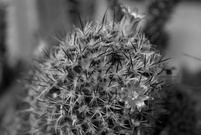
#> input picture 6.Aufgabe/cactus.jpg, 201 x 135 px, shrunk from 600 x 403 before the run
$ jupyter execute Aufgabe6.ipynb
#> lines starting #> are read from the running program, lines starting #| are printed output that depends on the picture
# Aufgabe-6 | Morphologische Filter

#### Ahmed Adnan - Eugen Erb - Nicolas Huhle

## Morphological Operations
<b>Goal:</b> Modify shapes in images using filters (structuring elements).

### Main operations:

    Erosion: Shrinks bright (white) areas → removes noise, separates objects.
    Dilation: Expands bright areas → fills gaps, connects regions.

### Works on grayscale images by sliding a filter (e.g. 3x3 matrix) over the image:
    Grayscale Erosion: pixel = minimum of (image region - filter)
    Grayscale Dilation: pixel = maximum of (image region + filter)

### Structuring element: defines the shape and size of the filter window (e.g. square, cross).

#### Useful for:
    Removing small artifacts
    Smoothing object boundaries
    Preparing images for object detection

### e.g of Binary Dilation
The structuring element is "grown" over the image.

Source: Abbildung 10.8

### e.g of Binary Erosion
The image is “shrunk” where the structuring element fully fits inside foreground pixels.

Source: Abbildung 10.9

## Preview Input Images

Before starting with morphological filtering, let's load and display the grayscale images we'll be working with:
- `cactus.jpg`
- `dots.jpg`
- `edge.jpg`
- `fhorn.jpg`

[cell 1]
import matplotlib.pyplot as plt
from PIL import Image
import numpy as np
from scipy.ndimage import grey_erosion, grey_dilation

cactus = np.array(Image.open("cactus.jpg").convert("L"))# convert("L") converts to grayscale from PIL lib
#> cactus is the input picture: shape (135, 201); min 0, max 244, mean 91.5
dots = np.array(Image.open("dots.jpg").convert("L"))
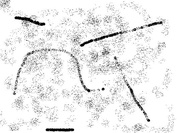
#> input picture 6.Aufgabe/dots.jpg, 177 x 133 px, shrunk from 529 x 398 before the run
#> dots is the input picture: shape (133, 177); min 0, max 255, mean 236
edge = np.array(Image.open("edge.jpg").convert("L"))
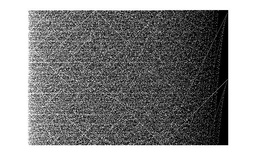
#> input picture 6.Aufgabe/edge.jpg, 256 x 164 px, shrunk from 765 x 489 before the run
fhorn = np.array(Image.open("fhorn.jpg").convert("L"))
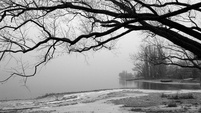
#> input picture 6.Aufgabe/fhorn.jpg, 201 x 113 px, shrunk from 600 x 338 before the run
#> fhorn is the input picture: shape (113, 201); min 0, max 255, mean 141.3
galaxy = np.array(Image.open("GALAXY.png").convert("L"))
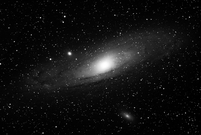
#> input picture 6.Aufgabe/GALAXY.png, 201 x 135 px, shrunk from 602 x 404 before the run
#> galaxy is the input picture: shape (135, 201); min 0, max 255, mean 17.3


fig, axes = plt.subplots(1, 5, figsize=(16, 5))
images = [cactus, dots, edge, fhorn, galaxy]
titles = ["Cactus", "Dots", "Edge", "FHorn", "Galaxy"]

for ax, img, title in zip(axes, images, titles):
    ax.imshow(img, cmap="gray")
    ax.set_title(title)
#> this loop made 5 passes
#> title on passes 1 to 5: 'Cactus', 'Dots', 'Edge', 'FHorn', 'Galaxy'

plt.tight_layout()
plt.show()

#### Before implementing anything, lets handle the edges correctly:

[cell 2]
def pad_image(img, filter_shape):
    """Pad the image with edge values based on filter size."""
    pad_y = filter_shape[0] // 2
    pad_x = filter_shape[1] // 2
    return np.pad(img, ((pad_y, pad_y), (pad_x, pad_x)), mode='edge')

## Define Morphological Operation Functions

We define the basic function interfaces for the morphological operations:
- `erode()`: shrinks bright regions in an image.
- `dilate()`: expands bright regions in an image.

Each function takes:
- `in_image`: Grayscale input image (2D NumPy array)
- `filter`: Structuring element (2D NumPy array)
- `iter_num`: Number of times to apply the operation

[cell 3]
def erode(in_image: np.ndarray, filter: np.ndarray, iter_num: int) -> np.ndarray:
    """
    Apply manual grayscale erosion.

    Grayscale erosion works by sliding a filter (structuring element) across the image
    and replacing each pixel with the minimum of (image region - filter).
    This has the effect of shrinking bright areas and removing small bright noise.

    Parameters:
        in_image (np.ndarray): Input grayscale image.
        filter (np.ndarray): Structuring element (2D).
        iter_num (int): Number of erosion iterations.

    Returns:
        np.ndarray: Eroded image.
    """
#> called with filter = array of shape (3, 3), iter_num = 1
    out_image = in_image.copy()
    filter_h, filter_w = filter.shape

    for _ in range(iter_num):
        # Pad the image to handle borders
        padded = pad_image(out_image, filter.shape)
        result = np.zeros_like(out_image)

        # Apply erosion to every pixel
        for y in range(out_image.shape[0]):
            for x in range(out_image.shape[1]):
                # Extract local region
                region = padded[y:y+filter_h, x:x+filter_w]
                # Compute minimum of (region - filter)
                #result[y, x] = np.min(region - filter)
                masked = region[filter == 1]
                result[y, x] = np.min(masked)

        out_image = result

    return out_image

[cell 4]
def dilate(in_image: np.ndarray, filter: np.ndarray, iter_num: int) -> np.ndarray:
    """
    Apply manual grayscale dilation.

    Grayscale dilation works by sliding a filter (structuring element) across the image
    and replacing each pixel with the maximum of (image region + filter).
    This expands bright regions and fills small dark holes.

    Parameters:
        in_image (np.ndarray): Input grayscale image.
        filter (np.ndarray): Structuring element (2D).
        iter_num (int): Number of dilation iterations.

    Returns:
        np.ndarray: Dilated image.
    """
#> called with filter = array of shape (3, 3), iter_num = 1
    out_image = in_image.copy()
    filter_h, filter_w = filter.shape

    for _ in range(iter_num):
        # Pad the image to handle borders
        padded = pad_image(out_image, filter.shape)
        result = np.zeros_like(out_image)

        # Apply dilation to every pixel
        for y in range(out_image.shape[0]):
            for x in range(out_image.shape[1]):
                # Extract local region
                #region = padded[y:y+filter_h, x:x+filter_w]
                # Compute maximum of (region + filter)
                #result[y, x] = np.max(region + filter)
                region = padded[y:y+filter_h, x:x+filter_w]
                masked = region[filter == 1]
                result[y, x] = np.max(masked)


        out_image = result

    return out_image

##  Test Morphological Operations with Images

We now test our  `erode()` and `dilate()` functions using the input images.
- Use a simple 3×3 structuring element (all ones)
- Apply both operations with different iteration counts
- Display the results to see the effects of erosion and dilation visually

[cell 5]
structuring_element = np.array([
    [1, 1, 1],
    [1, 1, 1],
    [1, 1, 1]
], dtype=np.uint8)

[cell 6]
input_img = dots

# erosion and dilation with 1 iteration
eroded_1 = erode(input_img, structuring_element, iter_num=1)
dilated_1 = dilate(input_img, structuring_element, iter_num=1)

# 3 iterations
eroded_3 = erode(input_img, structuring_element, iter_num=3)
#> call 2 of erode, with filter = array of shape (3, 3), iter_num = 3
#> after the loop in erode (call 2), `for _ in range(iter_num):`:
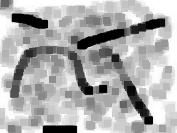
#> out_image: shape (133, 177); min 0, max 255, mean 173.9
dilated_3 = dilate(input_img, structuring_element, iter_num=3)

# Display results side by side
fig, axes = plt.subplots(2, 3, figsize=(15, 8))
titles = [
    "Original", "Eroded (1x)", "Eroded (3x)",
    "Original", "Dilated (1x)", "Dilated (3x)"
]
images = [input_img, eroded_1, eroded_3,
          input_img, dilated_1, dilated_3]

for ax, img, title in zip(axes.ravel(), images, titles):
    ax.imshow(img, cmap='gray')
    ax.set_title(title)
#> this loop made 6 passes
#> title on passes 1 to 6: 'Original', 'Eroded (1x)', 'Eroded (3x)', 'Original', 'Dilated (1x)', 'Dilated (3x)'

plt.tight_layout()
plt.show()

[cell 7]
input_img2 = edge

# erosion and dilation with 1 iteration
eroded_1 = erode(input_img2, structuring_element, iter_num=1)
dilated_1 = dilate(input_img2, structuring_element, iter_num=1)

# 3 iterations
eroded_3 = erode(input_img2, structuring_element, iter_num=3)
#> call 4 of erode, with filter = array of shape (3, 3), iter_num = 3
#> after the loop in erode (call 4), `for _ in range(iter_num):`:
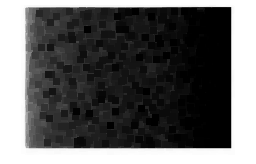
#> out_image: shape (164, 256); min 0, max 255, mean 96.4
dilated_3 = dilate(input_img2, structuring_element, iter_num=3)
#> call 4 of dilate, with filter = array of shape (3, 3), iter_num = 3
#> after the loop in dilate (call 4), `for _ in range(iter_num):`:
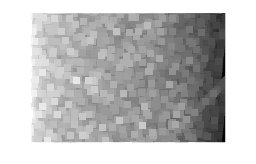
#> out_image: shape (164, 256); min 2, max 255, mean 192.5

# Display results side by side
fig, axes = plt.subplots(2, 3, figsize=(15, 8))
titles = [
    "Original", "Eroded (1x)", "Eroded (3x)",
    "Original", "Dilated (1x)", "Dilated (3x)"
]
images = [input_img2, eroded_1, eroded_3,
          input_img2, dilated_1, dilated_3]

for ax, img, title in zip(axes.ravel(), images, titles):
    ax.imshow(img, cmap='gray')
    ax.set_title(title)

plt.tight_layout()
plt.show()

## Experiment with Different Structuring Elements

In this step, we'll test how different structuring elements (shapes and sizes) influence the result of erosion and dilation.

We'll try:
- Square (3×3)
- Cross (3×3)
- Horizontal line (1×5)
- Vertical line (5×1)

And visualize how they affect the structure of the image differently.

[cell 8]
square_3x3 = np.array([
    [1, 1, 1],
    [1, 1, 1],
    [1, 1, 1]
], dtype=np.uint8)

cross_3x3 = np.array([
    [0, 1, 0],
    [1, 1, 1],
    [0, 1, 0]
], dtype=np.uint8)

horizontal_1x5 = np.array([
    [1, 1, 1, 1, 1]
], dtype=np.uint8)

vertical_5x1 = np.array([
    [1],
    [1],
    [1],
    [1],
    [1]
], dtype=np.uint8)

[cell 9]
input_img = cactus # or cactus, edge, fhorn

filters = [square_3x3, cross_3x3, horizontal_1x5, vertical_5x1]
titles = ["Square 3x3", "Cross 3x3", "Horizontal 1x5", "Vertical 5x1"]

fig, axes = plt.subplots(2, 4, figsize=(16, 8))

# Apply and display erosion
for i, f in enumerate(filters):
    result = erode(input_img, f, iter_num=1)
    axes[0, i].imshow(result, cmap="gray")
    axes[0, i].set_title(f"Erosion - {titles[i]}")

# Apply and display dilation
for i, f in enumerate(filters):
    result = dilate(input_img, f, iter_num=1)
    axes[1, i].imshow(result, cmap="gray")
    axes[1, i].set_title(f"Dilation - {titles[i]}")

plt.tight_layout()
plt.show()
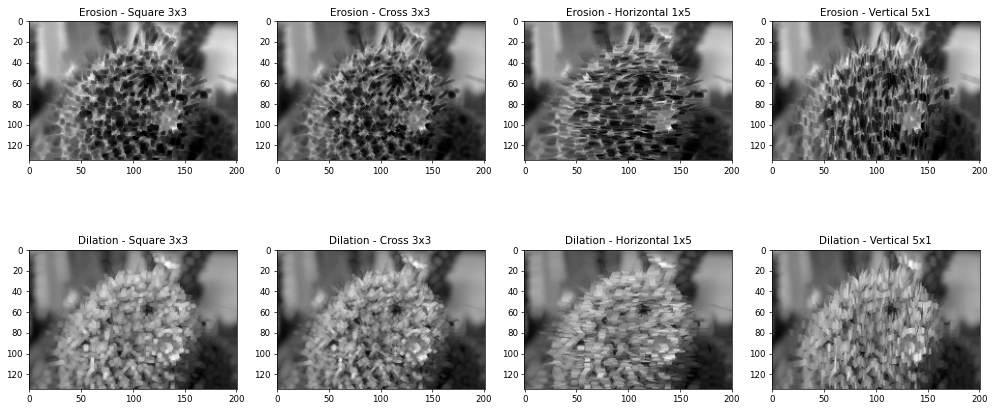
#> figure drawn by matplotlib, 8 panels

Let's try two more structuring elements:
- **Diagonal**: useful for detecting/altering diagonal features.
- **Disk** (approximated in square grid): commonly used in smoothing or blob detection.

[cell 10]
# Diagonal filter (main diagonal)
diagonal = np.array([
    [1, 0, 0],
    [0, 1, 0],
    [0, 0, 1]
], dtype=np.uint8)

# Disk-shaped filter (approximation in 5x5 grid)
disk_5x5 = np.array([
    [0, 0, 1, 0, 0],
    [0, 1, 1, 1, 0],
    [1, 1, 1, 1, 1],
    [0, 1, 1, 1, 0],
    [0, 0, 1, 0, 0]
], dtype=np.uint8)

[cell 11]
filters = [diagonal, disk_5x5]
titles = ["Diagonal", "Disk (5x5 approx)"]

fig, axes = plt.subplots(2, 2, figsize=(10, 8))

# Erosion results
for i, f in enumerate(filters):
    result = erode(input_img, f, iter_num=1)
    axes[0, i].imshow(result, cmap="gray")
    axes[0, i].set_title(f"Erosion - {titles[i]}")
    axes[0, i].axis("off")

# Dilation results
for i, f in enumerate(filters):
    result = dilate(input_img, f, iter_num=1)
    axes[1, i].imshow(result, cmap="gray")
    axes[1, i].set_title(f"Dilation - {titles[i]}")
    axes[1, i].axis("off")

plt.tight_layout()
plt.show()

## Interpretation

Observations:

#### Erosion:
- Shrinks bright areas (white).
- Removes small white dots.
- Sensitive to shape: vertical filters remove horizontal features, and vice versa.

#### Dilation:
- Expands bright areas.
- Fills small gaps or holes.
- Can **connect nearby components** (bridging effect).

### Influence of Structuring Element Shape:
| Shape      | Effect on Image                     |
|------------|--------------------------------------|
| Square     | Uniform shrinking/growing in all directions. |
| Cross      | Less aggressive at corners.          |
| Horizontal | Emphasizes horizontal structures.    |
| Vertical   | Emphasizes vertical structures.      |
| Diagonal   | Tracks diagonal features.            |
| Disk       | Smooth, rounded effect on blobs.     |

### Effect of Iterations:
- Repeating the operation amplifies the result.
- E.g., 3× erosion → smaller objects may disappear.
- 3× dilation → stronger connections or merges.

## Extras – Opening and Closing

Morphological operations can be combined:

### opening = Erosion → Dilation
- **Purpose**: Remove small bright noise while keeping overall shapes.
- Use case: Clean noisy binary/grayscale blobs.

[cell 12]
def opening(in_image: np.ndarray, filter: np.ndarray, iter_num: int = 1) -> np.ndarray:
    """
    Apply morphological opening (erosion followed by dilation).
    """
    eroded = erode(in_image, filter, iter_num)
    opened = dilate(eroded, filter, iter_num)
    return opened

### Closing = Dilation → Erosion
- **Purpose**: Fill small dark holes or gaps in objects.
- Use case: Seal gaps and connect structures.

[cell 13]
def closing(in_image: np.ndarray, filter: np.ndarray, iter_num: int = 1) -> np.ndarray:
    """
    Apply morphological closing (dilation followed by erosion).
    """
    dilated = dilate(in_image, filter, iter_num)
    closed = erode(dilated, filter, iter_num)
#> the loop in erode (call 12), `for _ in range(iter_num):` made 1 pass
#> pass 1, in erode (call 12), `padded = pad_image(out_image, filter.shape)`:
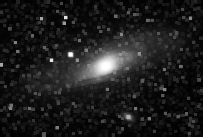
#> padded: shape (137, 203); min 0, max 255, mean 28.8
    return closed

[cell 14]
test_img = galaxy
selem = np.array([
    [1, 1, 1],
    [1, 1, 1],
    [1, 1, 1]
], dtype=np.uint8)

opened = opening(test_img, selem, iter_num=1)
closed = closing(test_img, selem, iter_num=1)

fig, axes = plt.subplots(1, 3, figsize=(15, 5))
titles = ["Original", "Opening", "Closing"]
images = [test_img, opened, closed]

for ax, img, title in zip(axes, images, titles):
    ax.imshow(img, cmap="gray")
    ax.set_title(title)
#> this loop made 3 passes

plt.tight_layout()
plt.show()

## Extras – Visual Effects with Morphological Operations

1. **Morphological Gradient**: Highlights edges by subtracting erosion from dilation.
2. **Top-Hat Transformation**: Enhances small bright objects.
3. **Black-Hat Transformation**: Enhances small dark gaps or shadows.

[cell 15]
input_img = galaxy  #  cactus, edge, fhorn dots..

structuring_element = np.array([
    [1, 1, 1],
    [1, 1, 1],
    [1, 1, 1]
], dtype=np.uint8)

morph_gradient = dilate(input_img, structuring_element, 1) - erode(input_img, structuring_element, 1)
tophat = input_img - opening(input_img, structuring_element, 1)
blackhat = closing(input_img, structuring_element, 1) - input_img
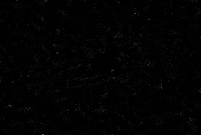
#> blackhat: shape (135, 201); min 0, max 89, mean 2.2

fig, axes = plt.subplots(1, 4, figsize=(20, 5))
titles = ["Original", "Morphological Gradient", "Top-Hat", "Black-Hat"]
images = [input_img, morph_gradient, tophat, blackhat]

for ax, img, title in zip(axes, images, titles):
    ax.imshow(img, cmap='gray')
    ax.set_title(title)
#> this loop made 4 passes

plt.tight_layout()
plt.show()
